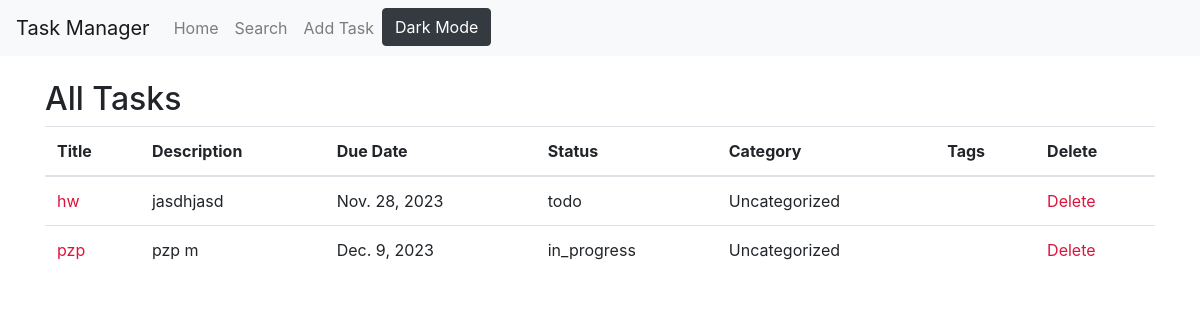
Before: / with the older database file.
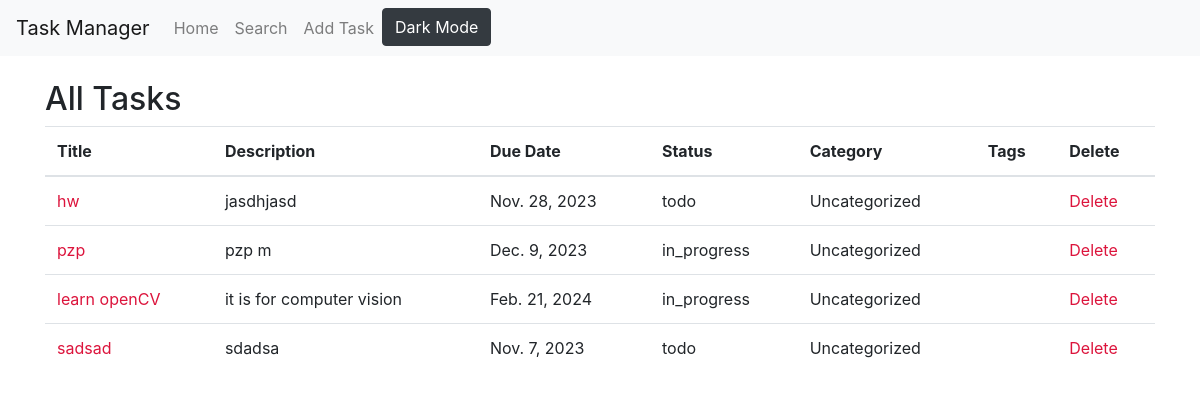
After: the same page with the newer database file.
### core/models.py (models this page shows, shortened)
class Task(models.Model):
    title = models.CharField(max_length=255)
    description = models.TextField()
    due_date = models.DateField()
    status = models.CharField(max_length=20)
    category = models.ForeignKey(Category, on_delete=models.CASCADE)
    tags = models.ManyToManyField(Tag)

class Category(models.Model):
    name = models.CharField(max_length=255)

### core/views.py (the view)
# urls.py: path('', all_tasks, name='all_tasks'),
def all_tasks(request):
    tasks = Task.objects.all()
    return render(request, 'all_tasks.html', {'tasks': tasks})

### templates/all_tasks.html (shortened to what this page needs)
{% extends 'base.html' %}
{% block content %}
  <h2>All Tasks</h2>
  <table class="table">
    <thead>
      <tr>
        <th>Title</th>
        <th>Description</th>
        <th>Due Date</th>
        <th>Status</th>
        <th>Category</th>
        <th>Tags</th>
        <th>Delete</th>
      </tr>
    </thead>
    <tbody>
      {% for task in tasks %}
        <tr>
          <td><a  href="{% url 'view_task' task.id %}">{{ task.title }}</a></td>
          <td>{{ task.description }}</td>
          <td>{{ task.due_date }}</td>
          <td>{{ task.status }}</td>
          <td>{{ task.category.name }}</td>
          <td>
          </td>
          <td><a href="{% url 'delete_task' task.id %}">Delete</a></td>
        </tr>
      {% endfor %}
    </tbody>
  </table>
{% endblock %}

Changed rows visible on the page:
added Task: title "learn openCV", description "it is for computer vision", due_date "Feb. 21, 2024", status "in_progress", category.name "Uncategorized"
added Task: title "sadsad", description "sdadsa", due_date "Nov. 7, 2023", status "todo", category.name "Uncategorized"
